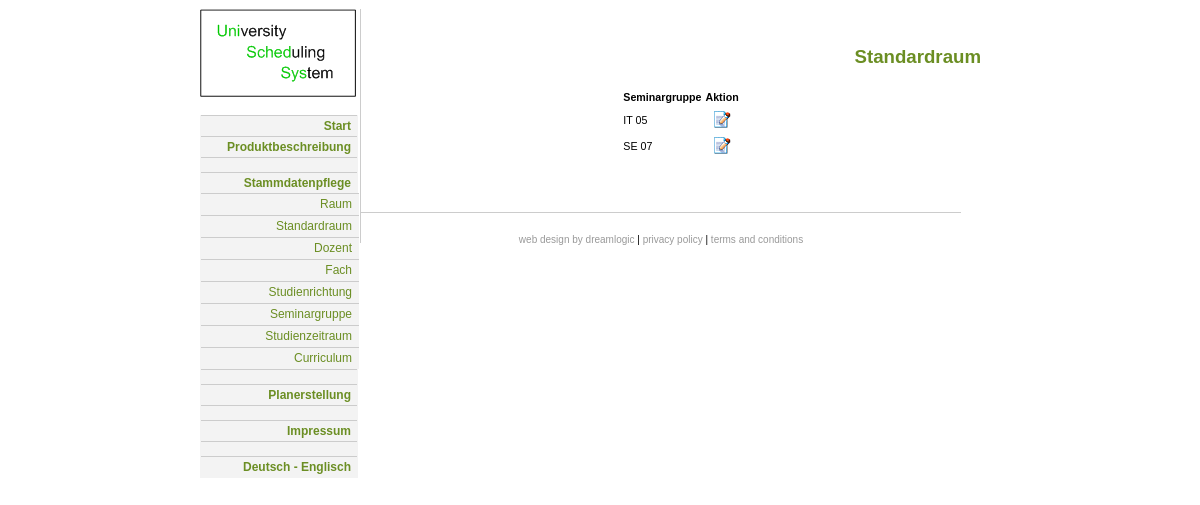
The page /master_data/index.php?site=9&lang=1 on the database its author committed.
### tables this page shows
CREATE TABLE `language` (
  `ID` int(10) unsigned NOT NULL,
  `LAN_ID` int(2) unsigned NOT NULL,
  `LAN_TXT` text NOT NULL,
  PRIMARY KEY  (`ID`,`LAN_ID`)
);

CREATE TABLE `class` (
  `CLASS_ID` int(10) unsigned NOT NULL auto_increment,
  `FIELD_ID` int(5) unsigned NOT NULL,
  `CLASS_NAME` varchar(10) NOT NULL,
  `CLASS_COUNT` int(3) unsigned default NULL,
  `CLASS_TYP` int(1) unsigned NOT NULL,
  PRIMARY KEY  (`CLASS_ID`),
  KEY `CLASS_FKIndex1` (`FIELD_ID`)
);

### master_data/controller/defaultroom.php (called while the page is built, shortened)
<?php
class c_defaultroom
{
  var $v_defaultroom;
  var $model;
  var $val;
  function c_defaultroom($val)
  {
    $this->val = $val;
    $this->v_defaultroom = new v_defaultroom($val);
    $this->model = new mdl;
  }
  function c_defaultroom_generateForm()
  {
    if ($this->val['do'] == "show_class" or $this->val['do']=="save")
    {
      if ($sErr!="")
      {
        $iCnt = 0;
        for ($i=1; $i<count($this->val['data']['ROOM_ID']); $i++)
        {
          $arDATA[$iCnt]['ROOM_ID'] = $this->val['data']['ROOM_ID'][$i];
          $arDATA[$iCnt]['priority'] = $this->val['data']['PRIORITY'][$i];
          $arDATA[$iCnt]['ERR']['ROOM_ID'] = $this->val['data']['ERR']['ROOM_ID'][$i];
          $arDATA[$iCnt]['ERR']['PRIORITY'] = $this->val['data']['ERR']['PRIORITY'][$i];
          $iCnt++;
        }
      } else
      {
        $arDATA = $this->model->mdl_execute_simple_queries("defaultrooms", "CLASS_ID", array($this->val['CLASS_ID']), "priority");
      }
      $arFK = $this->model->mdl_execute_simple_queries("room", null, null, "ROOM_NR");
      for ($i=0; $i<count($arFK); $i++) {$arFK[$i]['ROOM_NR'] = $arFK[$i]['ROOM_NR'].' ('.$arFK[$i]['ROOM_NAME'].')';}
      $sMain = $this->v_defaultroom->v_defaultroom_getFormHtml($arDATA, $this->val['site'], 2, $this->val['CLASS_ID'], $arFK, $sErr, $this->val['do']);
      $arC = $this->model->mdl_execute_simple_queries("class", "CLASS_ID", array($this->val['CLASS_ID']));
      $sCLASS_NAME = $arC[0]['CLASS_NAME'];
    } else
    {
      $arDATA = $this->model->mdl_execute_simple_queries("class", null, null, "CLASS_NAME");
      $sMain = $this->v_defaultroom->v_defaultroom_getFormHtml($arDATA, $this->val['site'], 1);
      $sCLASS_NAME="";
    }
    return $this->v_defaultroom->v_defaultroom_generate_site($sMain, $sCLASS_NAME);
  }
}
?>

### master_data/model/model.php (called while the page is built, shortened)
<?php
class mdl
{
  var $conn;
  var $dbname;
  function mdl()
  {
    $this->dbname = "unisched";
    $this->conn = @mysql_connect("db4free.net", "unisched", "unisched");
  }
  function mdl_execute_query($sql)
  {
    $result = mysql_db_query ($this->dbname, $sql, $this->conn);
    if (mysql_errno() == 0) {
      $i = -1;
      if (mysql_num_rows($result) > 0) {
        while ($row = mysql_fetch_array($result)) {
          $i++;
          $ar[$i] = $row;
        }
      }
      return $ar;
    } else {die('In den folgendem Sql-Statement ist ein Fehler aufgetreten: ' . $sql . '<br /><br />Fehler:' . mysql_error());}
  }
  function mdl_execute_simple_queries($table_name, $pk_column=null, $arPre=null, $order_column=null, $extra_where=null)
  {
    $sql = "select * from ".$table_name.$sWhere.(($order_column != "") ? " order by ".$order_column : "");
    return $this->mdl_execute_query($sql);
  }
  function mdl_get_label($label_id, $language_id)
  {
    $sql = "select LAN_TXT from language where ID = ".$label_id." and LAN_ID = ".$language_id;
    $ar = $this->mdl_execute_query($sql);
    return $ar[0][0];
  }
}
?>

### master_data/view/language.php (called while the page is built)
<?php
class language
{
  var $objMdl;
  var $lan_id;
  function language($lan_id)
  {
    $this->objMdl = new mdl;
    $this->lan_id = $lan_id;
  }
  function language_getLabel($label_id)
  {
    return $this->objMdl->mdl_get_label($label_id, $this->lan_id);
  }
}
?>

### master_data/view/defaultroom.php (the view, shortened to what this page needs)
<?php
class v_defaultroom
{
  var $frame;
  var $language;
  var $lan_id;
  function v_defaultroom($val)
  {
    $this->lan_id = $val['lang'];
    $this->frame = new frame($val);
    $this->language = new language($this->lan_id);
  }
  function v_defaultroom_getFormHtml($arDATA, $site, $state, $CLASS_ID=null, $arFK=null, $sErr=null, $saved=null)
  {
    if ($state == 1)
    {
      $sTab = "";
      for ($i=0; $i<count($arDATA); $i++)
      {
        $sTab .= '<tr valign="top">
          <td>
            '.htmlentities($arDATA[$i]['CLASS_NAME']).'
          </td>
          <td align="center">
            <a href="index.php?site='.$site.'&lang='.$this->lan_id.'&CLASS_ID='.$arDATA[$i]['CLASS_ID'].'&do=show_class"><img src="../img/edit.gif" border="0"></a>
          </td>
        </tr>';
      }
      return (($sTab=="") ? '>>> <b>'.$this->language->language_getLabel(55).' <<<' : "").'
      <table>
        <tr>
          <th>'.$this->language->language_getLabel(12).'</th>
          <th>'.$this->language->language_getLabel(44).'</th>
        </tr>
        '.$sTab.'
      </table>';
    } else if ($state == 2)
    {
      $sTab = "";
      for ($i=0; $i<count($arDATA); $i++)
      {
        $arSEL[$arDATA[$i]['priority']] = "selected";
        $sTab .= '
        <tr valign="top">
          <td>
           <div '.((isset($arDATA[$i]['ERR']['PRIORITY'])) ? 'style="border:1px solid #FF0000; color:#FF0000; padding:1px; display:table;"' : "").'>
              <select name="data[PRIORITY][]">
                <option value="1" '.$arSEL[1].'>'.$this->language->language_getLabel(48).'</option>
                <option value="2" '.$arSEL[2].'>'.$this->language->language_getLabel(49).'</option>
                <option value="3" '.$arSEL[3].'>'.$this->language->language_getLabel(50).'</option>
                <option value="4" '.$arSEL[4].'>'.$this->language->language_getLabel(51).'</option>
                <option value="5" '.$arSEL[5].'>'.$this->language->language_getLabel(52).'</option>
              </select>
              '.((isset($arDATA[$i]['ERR']['PRIORITY'])) ? "<br />".$arDATA[$i]['ERR']['PRIORITY'] : "").'
            </div>
          </td>
          <td>
            <div '.((isset($arDATA[$i]['ERR']['ROOM_ID'])) ? 'style="border:1px solid #FF0000; color:#FF0000; padding:1px; display:table;"' : "").'>
              '.$this->v_defaultroom_getSelectionList($arFK, "ROOM_ID", "ROOM_NR","data[ROOM_ID][]", $arDATA[$i]['ROOM_ID']).'
              '.((isset($arDATA[$i]['ERR']['ROOM_ID'])) ? "<br />".$arDATA[$i]['ERR']['ROOM_ID'] : "").'
            </div>
          </td>
          <td><a href="#" onClick="if (confirm(\''.$this->language->language_getLabel(2).'\')) this.parentNode.parentNode.parentNode.removeChild(this.parentNode.parentNode); return false;"><img src="../img/delete_icon.gif" border="0"></a></td>
        </tr>';
        unset($arSEL);
      }
      if ($saved=="save")
      {
        if ($sErr != "") {$sMsg = '<font color="#ff0000"><b>'.$sErr.'</b></font>';} else {$sMsg = '<font color="#00ff00"><b>'.$this->language->language_getLabel(10).'</b></font>';}
      }
      return $sMsg.'
      <form action="index.php" method="post">
      <input type="hidden" name="site" value="'.$site.'">
      <input type="hidden" name="lang" value="'.$this->lan_id.'">
      <input type="hidden" name="do" value="save">
      <input type="hidden" name="CLASS_ID" value="'.$CLASS_ID.'">
      <table id="table">
        <tr>
          <th>'.$this->language->language_getLabel(54).'* (<a href="index.php?site=0&lang='.$this->lan_id.'#defaultroom_priority" target="_blank">?</a>)</th>
          <th>'.$this->language->language_getLabel(53).'*</th>
          <th></th>
        </tr>
        <tr style="display:none" id="trVorlage">
          <td>
              <select name="data[PRIORITY][]">
                <option value="5">'.$this->language->language_getLabel(48).'</option>
                <option value="4">'.$this->language->language_getLabel(49).'</option>
                <option value="3" selected>'.$this->language->language_getLabel(50).'</option>
                <option value="2">'.$this->language->language_getLabel(51).'</option>
                <option value="1">'.$this->language->language_getLabel(52).'</option>
              </select>
          </td>
          <td>
            '.$this->v_defaultroom_getSelectionList($arFK, "ROOM_ID", "ROOM_NR","data[ROOM_ID][]").'
          </td>
          <td><a href="#" onClick="if (confirm(\''.$this->language->language_getLabel(2).'\')) this.parentNode.parentNode.parentNode.removeChild(this.parentNode.parentNode); return false;"><img src="../img/delete_icon.gif" border="0"></a></td>
        </tr>
        '.$sTab.'
        <tr id="trLast">
          <td colspan="2"></td>
          <td><a href onClick="var objDS = document.getElementById(\'trVorlage\').parentNode.insertBefore(document.getElementById(\'trVorlage\').cloneNode(true),document.getElementById(\'trLast\')); objDS.style.display = \'\'; objDS.id=\'\'; return false;"><img src="../img/icon_add.gif" border="0"></a></td>
        </tr>
        <tr><td colspan="5" align="center">
          <input type="submit" value="'.$this->language->language_getLabel(4).'" >
          <input type="submit" onClick="document.getElementsByName(\'do\')[0].value=\'\'; document.submit(); return false;" value="'.$this->language->language_getLabel(67).'" >
        </td></tr>
      </table>
      </form>';
    }
  }
  function v_defaultroom_generate_site($sMain, $sCLASS_NAME)
  {
    $sHeadline = $this->language->language_getLabel(30).(($sCLASS_NAME != "") ? " '".$sCLASS_NAME."'" : "");
    return $this->frame->frame_getFrame($sHeadline, $sMain, $this->lan_id);
  }
}
?>

### master_data/view/frame.php (shortened to what this page needs)
<?php
class frame
{
  var $site;
  function frame($val)
  {
    $this->site = $val['site'];
  }
  function frame_getFrame($sHeadline, $sMain, $lan_id)
  {
    if ($lan_id == 1)
    {
      return '
<!DOCTYPE html PUBLIC "-//W3C//DTD XHTML 1.0 Strict//EN" "http://www.w3.org/TR/xhtml1/DTD/xhtml1-strict.dtd">
<html xmlns="http://www.w3.org/1999/xhtml" lang="en" xml:lang="en">
<head>
<link rel="stylesheet" href="../css/style_md.css" type="text/css" />
</head>
<body>
<div id="wrap">
<div id="sidebar">
<a href="../index.html"><img src="../logo-uss2.gif" alt="University Scheduling System - Project" border="0"/></a>
<br />
<div id="navcontainer">
<ul id="navlist">
<li><a href="../index.html">Start</a></li>
<li><a href="../produkt.html">Produktbeschreibung</a></li>
<li><br></li>
<li><a href="index.php?site=0&lang='.$lan_id.'">Stammdatenpflege</a></li>
<li class="navlist_low"><a href="index.php?site=4&lang='.$lan_id.'">Raum</a></li>
<li class="navlist_low"><a href="index.php?site=9&lang='.$lan_id.'">Standardraum</a></li>
<li class="navlist_low"><a href="index.php?site=2&lang='.$lan_id.'">Dozent</a></li>
<li class="navlist_low"><a href="index.php?site=3&lang='.$lan_id.'">Fach</a></li>
<li class="navlist_low"><a href="index.php?site=1&lang='.$lan_id.'">Studienrichtung</a></li>
<li class="navlist_low"><a href="index.php?site=5&lang='.$lan_id.'">Seminargruppe</a></li>
<li class="navlist_low"><a href="index.php?site=6&lang='.$lan_id.'">Studienzeitraum</a></li>
<li class="navlist_low"><a href="index.php?site=7&lang='.$lan_id.'">Curriculum</a></li>
<li><br></li>
<li><a href="../timetable.php">Planerstellung</a></li>
<li><br></li>
<li><a href="../impressum.html">Impressum</a></li>
<li><br></li>
<li><a href="index.php?site='.(($this->site==8) ? 7 : $this->site).'&lang=2">Deutsch - Englisch</a></li>
</ul>
</div>
</div>
<div id="container">
<div id="content1">
  <h3>'.$sHeadline.'</h3>
<center>
  '.$sMain.'
</center>
</div>
<div id="content2">
</div>
<div id="footer">  <br />
<a href="http://www.dream-logic.com">Web Design by dreamLogic</a> |
<a href="#">Privacy Policy</a> |
<a href="#">Terms and Conditions</a>
</div>
</div>
</div>
</body>
</html>';
    }
  }
}
?>

### css/style_md.css (style rules this page uses)
body { background:#FFFFFF; margin:9px; font: 8pt/14pt 'Lucida Grande', Verdana, Helvetica, sans-serif; color:#000000; }
A:link { color:#999999; text-decoration:none; }
#wrap { width:800px; margin-left:auto; margin-right:auto; }
#sidebar { float:left; text-align:left; width:150px; }
#container { width:600px; margin-left:160px; border-left:#CCCCCC 1px solid; }
#content1 { width: 600px; padding:20px; float:left; text-align:justify; }
h3 { text-align:right; color:#6b8e23; font-size:14pt; font-weight:bold; }
#footer { text-align:center; font-size:10px; height:30px; margin-top:10px; border-top:#CCCCCC 1px solid; text-transform:lowercase; }
#navlist { padding: 0 1px 1px; margin-left: 0; font: bold 12px Verdana, sans-serif; background:#F3F3F3; width: 13em; }
#navlist li { list-style: none; margin: 0; border-top:#CCCCCC 1px solid; text-align: right; }
#navlist li a { display: block; padding: 0.25em 0.5em 0.25em 0.75em; background: #F3F3F3; text-decoration: none; }
#navlist li a:link { color: #6b8e23; }
.navlist_low { padding: 0 1px 1px; margin-left: 0; font: 12px Verdana, sans-serif; background:#F3F3F3; width: 13em; }

### rows shown on the page
language: LAN_TXT "Standardraum"
language: LAN_TXT "Seminargruppe"
language: LAN_TXT "Aktion"
class: CLASS_NAME "IT 05"
class: CLASS_NAME "SE 07"
